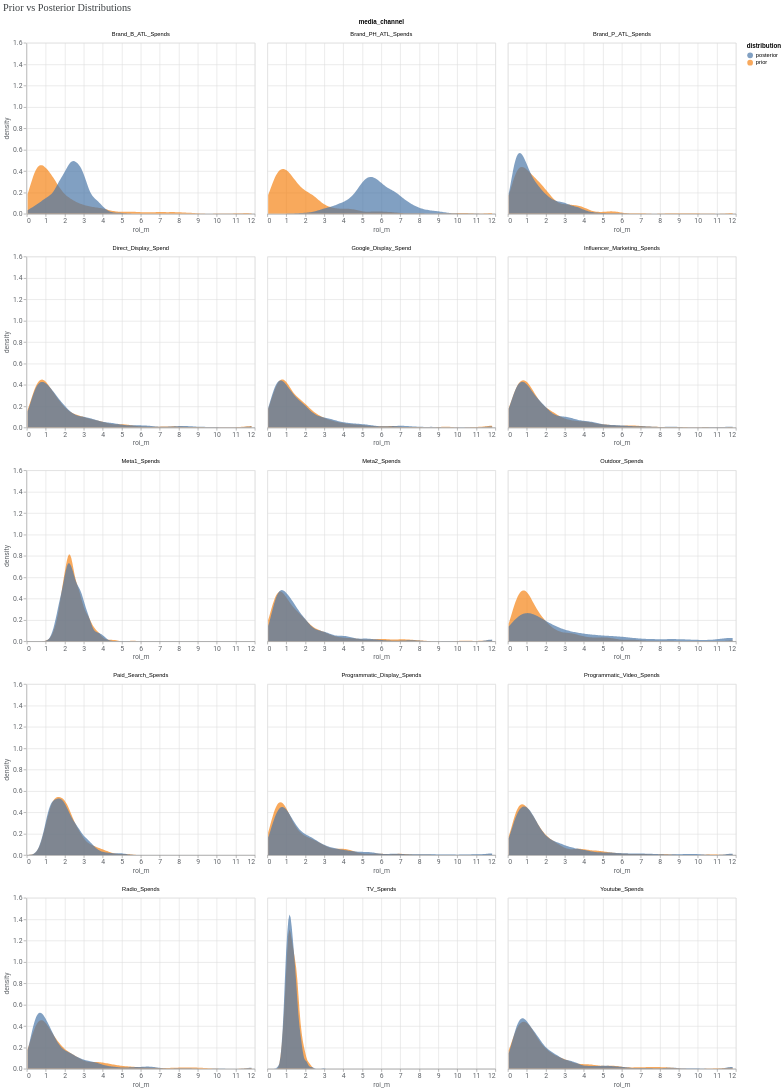

This figure's notebook cell:
### Code cell
# --- Built-in Prior/Posterior Visualization (Altair) ---
# Compare using Meridian's native visualization for the calibrated model
diag = visualizer.ModelDiagnostics(mmm_calibrated)
diag.plot_prior_and_posterior_distribution(parameter='roi_m')

### Figure 1 — Vega-Lite specification as saved in the notebook (floating-point values rounded to 4 significant figures; data arrays with more than 128 entries replaced by an {"elided": "..."} marker saying what was removed)
{"config": {"view": {"continuousWidth": 300, "continuousHeight": 300}, "axis": {"labelColor": "#5F6368", "labelFont": "Roboto", "labelFontSize": 12, "titleColor": "#5F6368", "titleFont": "Roboto", "titleFontSize": 12, "titleFontWeight": "normal"}}, "data": {"name": "data-cef69a6fad9f68ad59c491e7c803094a"}, "facet": {"field": "media_channel", "type": "nominal"}, "spec": {"mark": {"type": "area", "opacity": 0.7}, "encoding": {"color": {"field": "distribution", "type": "nominal"}, "x": {"field": "roi_m", "type": "quantitative"}, "y": {"field": "density", "stack": false, "type": "quantitative"}}, "name": "view_ef75663f31075fc5_0", "transform": [{"density": "roi_m", "groupby": ["media_channel", "distribution"], "as": ["roi_m", "density"]}], "width": 400}, "columns": 3, "params": [{"name": "param_1e9efca18e7a2868", "select": {"type": "interval", "encodings": ["x", "y"]}, "bind": "scales", "views": ["view_ef75663f31075fc5_0"]}], "resolve": {"scale": {"x": "independent"}}, "title": {"text": "Prior vs Posterior Distributions", "anchor": "start", "color": "#3C4043", "font": "Google Sans Display", "fontSize": 18, "fontWeight": "normal", "offset": 10}, "$schema": "https://vega.github.io/schema/vega-lite/v6.1.0.json", "datasets": {"data-cef69a6fad9f68ad59c491e7c803094a": {"elided": "22500 records"}}}
